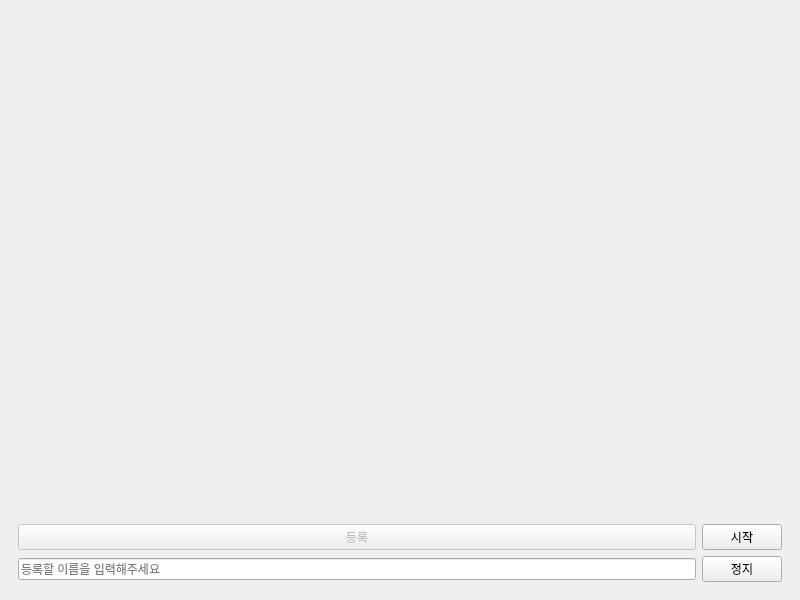
<?xml version="1.0" encoding="UTF-8"?>
<ui version="4.0">
 <class>MainWindow</class>
 <widget class="QMainWindow" name="MainWindow">
  <property name="geometry">
   <rect>
    <x>0</x>
    <y>0</y>
    <width>800</width>
    <height>600</height>
   </rect>
  </property>
  <property name="windowTitle">
   <string>MainWindow</string>
  </property>
  <widget class="QWidget" name="centralwidget">
   <layout class="QVBoxLayout" name="verticalLayout">
    <item>
     <widget class="QLabel" name="camera">
      <property name="text">
       <string/>
      </property>
     </widget>
    </item>
    <item>
     <widget class="QWidget" name="widget" native="true">
      <property name="sizePolicy">
       <sizepolicy hsizetype="Preferred" vsizetype="Maximum">
        <horstretch>0</horstretch>
        <verstretch>0</verstretch>
       </sizepolicy>
      </property>
      <layout class="QGridLayout" name="gridLayout">
       <item row="1" column="2">
        <widget class="QPushButton" name="stop_btn">
         <property name="text">
          <string>정지</string>
         </property>
        </widget>
       </item>
       <item row="0" column="2">
        <widget class="QPushButton" name="start_btn">
         <property name="text">
          <string>시작</string>
         </property>
        </widget>
       </item>
       <item row="0" column="0">
        <widget class="QPushButton" name="register_btn">
         <property name="enabled">
          <bool>false</bool>
         </property>
         <property name="text">
          <string>등록</string>
         </property>
        </widget>
       </item>
       <item row="1" column="0">
        <widget class="QLineEdit" name="register_edit">
         <property name="placeholderText">
          <string>등록할 이름을 입력해주세요</string>
         </property>
        </widget>
       </item>
      </layout>
     </widget>
    </item>
   </layout>
  </widget>
 </widget>
 <resources/>
 <connections/>
</ui>
